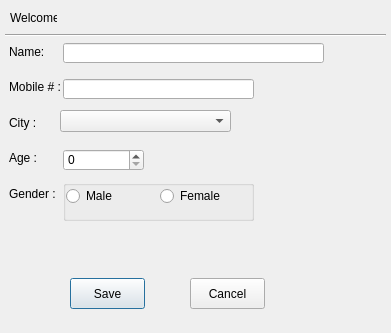
<?xml version="1.0" encoding="UTF-8"?>
<ui version="4.0">
 <class>createNewCustomer</class>
 <widget class="QDialog" name="createNewCustomer">
  <property name="geometry">
   <rect>
    <x>0</x>
    <y>0</y>
    <width>391</width>
    <height>333</height>
   </rect>
  </property>
  <property name="windowTitle">
   <string>Create New Customer</string>
  </property>
  <widget class="QLabel" name="label">
   <property name="geometry">
    <rect>
     <x>10</x>
     <y>10</y>
     <width>47</width>
     <height>16</height>
    </rect>
   </property>
   <property name="text">
    <string>Welcome, </string>
   </property>
  </widget>
  <widget class="QLabel" name="loggeduserlbl">
   <property name="geometry">
    <rect>
     <x>60</x>
     <y>10</y>
     <width>191</width>
     <height>16</height>
    </rect>
   </property>
   <property name="text">
    <string/>
   </property>
  </widget>
  <widget class="Line" name="line">
   <property name="geometry">
    <rect>
     <x>5</x>
     <y>27</y>
     <width>381</width>
     <height>16</height>
    </rect>
   </property>
   <property name="orientation">
    <enum>Qt::Horizontal</enum>
   </property>
  </widget>
  <widget class="QLineEdit" name="custnameled">
   <property name="geometry">
    <rect>
     <x>63</x>
     <y>43</y>
     <width>261</width>
     <height>20</height>
    </rect>
   </property>
  </widget>
  <widget class="QLineEdit" name="mobcustled">
   <property name="geometry">
    <rect>
     <x>63</x>
     <y>79</y>
     <width>191</width>
     <height>20</height>
    </rect>
   </property>
  </widget>
  <widget class="QComboBox" name="citycmbx">
   <property name="geometry">
    <rect>
     <x>60</x>
     <y>110</y>
     <width>171</width>
     <height>22</height>
    </rect>
   </property>
  </widget>
  <widget class="QSpinBox" name="agespin">
   <property name="geometry">
    <rect>
     <x>63</x>
     <y>149</y>
     <width>81</width>
     <height>22</height>
    </rect>
   </property>
  </widget>
  <widget class="QGroupBox" name="groupBox">
   <property name="geometry">
    <rect>
     <x>63</x>
     <y>180</y>
     <width>191</width>
     <height>41</height>
    </rect>
   </property>
   <property name="title">
    <string/>
   </property>
   <widget class="QWidget" name="horizontalLayoutWidget">
    <property name="geometry">
     <rect>
      <x>3</x>
      <y>1</y>
      <width>181</width>
      <height>31</height>
     </rect>
    </property>
    <layout class="QHBoxLayout" name="horizontalLayout">
     <item>
      <widget class="QRadioButton" name="malerbtn">
       <property name="text">
        <string>Male</string>
       </property>
      </widget>
     </item>
     <item>
      <widget class="QRadioButton" name="femalerbtn">
       <property name="text">
        <string>Female</string>
       </property>
      </widget>
     </item>
    </layout>
   </widget>
  </widget>
  <widget class="QPushButton" name="savebtn">
   <property name="geometry">
    <rect>
     <x>70</x>
     <y>278</y>
     <width>75</width>
     <height>31</height>
    </rect>
   </property>
   <property name="text">
    <string>Save</string>
   </property>
  </widget>
  <widget class="QPushButton" name="cancelbtn">
   <property name="geometry">
    <rect>
     <x>190</x>
     <y>278</y>
     <width>75</width>
     <height>31</height>
    </rect>
   </property>
   <property name="text">
    <string>Cancel</string>
   </property>
  </widget>
  <widget class="QLabel" name="statuslbl">
   <property name="geometry">
    <rect>
     <x>5</x>
     <y>228</y>
     <width>381</width>
     <height>31</height>
    </rect>
   </property>
   <property name="text">
    <string/>
   </property>
  </widget>
  <widget class="QWidget" name="">
   <property name="geometry">
    <rect>
     <x>9</x>
     <y>37</y>
     <width>51</width>
     <height>171</height>
    </rect>
   </property>
   <layout class="QVBoxLayout" name="verticalLayout">
    <item>
     <widget class="QLabel" name="label_3">
      <property name="text">
       <string>Name:</string>
      </property>
     </widget>
    </item>
    <item>
     <widget class="QLabel" name="label_4">
      <property name="text">
       <string>Mobile # :</string>
      </property>
     </widget>
    </item>
    <item>
     <widget class="QLabel" name="label_7">
      <property name="text">
       <string>City :</string>
      </property>
     </widget>
    </item>
    <item>
     <widget class="QLabel" name="label_6">
      <property name="text">
       <string>Age :</string>
      </property>
     </widget>
    </item>
    <item>
     <widget class="QLabel" name="label_5">
      <property name="text">
       <string>Gender :</string>
      </property>
     </widget>
    </item>
   </layout>
  </widget>
 </widget>
 <resources/>
 <connections/>
</ui>
